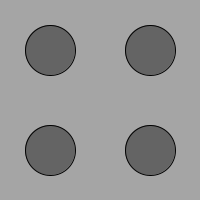
Frame 1 (no input)
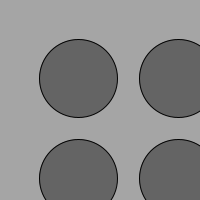
Frame 60 (the mouse pressed at the canvas centre just before this capture)
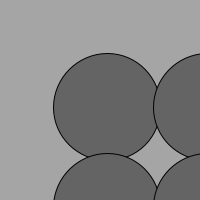
Frame 120 (the mouse held since frame 60 and released just before this capture)

The Processing sketch that drew these frames (run headless with seeded random() and noise(); from frame 60 on, the mouse is pressed at the canvas centre):

// Processing sketch: processing_41111
// ── processing_41111.pde

float circleDi=50;
float circleLoc1=50;
float circleLoc2=150;
float strokeSize=2;
float backColour= random(1,255);
float circleCol= random(1,255);
float change1= random(0.1,0.5);
// Your basic setup
void setup() {
  size(200,200);
  smooth();
}

void draw() {
  // Draw the background and the ellipse
  // Variables are used for everything: background, stroke, fill, location, and size.
  background(backColour);
  stroke(strokeSize);
  fill(100);
  ellipse(circleLoc1,circleLoc1,circleDi,circleDi);
   ellipse(circleLoc1,circleLoc2,circleDi,circleDi);
    ellipse(circleLoc2,circleLoc1,circleDi,circleDi);
     ellipse(circleLoc2,circleLoc2,circleDi,circleDi);
  
   circleDi= circleDi+change1;
circleLoc1=circleLoc1+change1;
circleLoc2=circleLoc2+change1;
     
}
